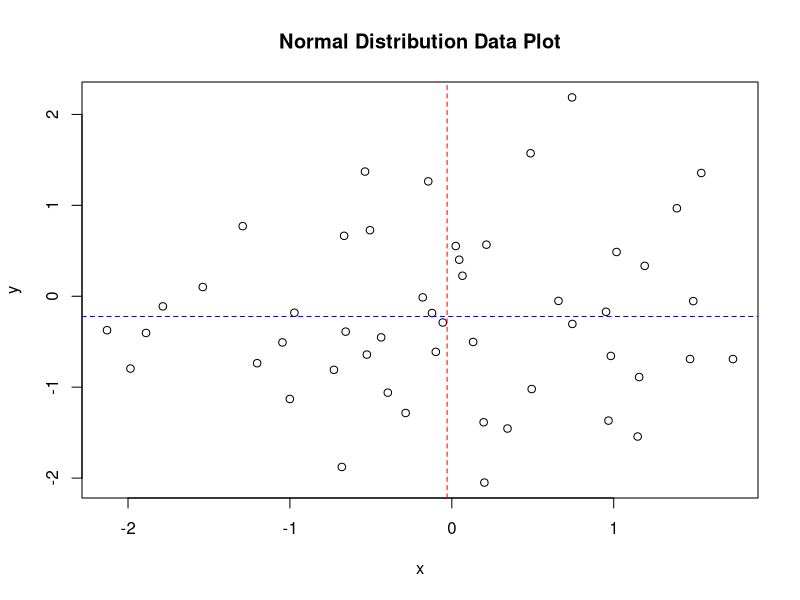
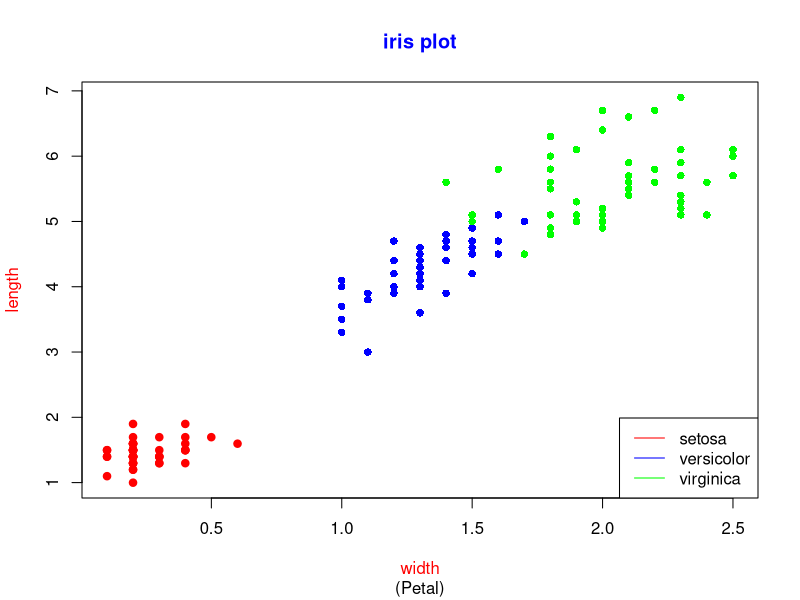

R code for these plots, in order:
# 실습7. 시각화 연습
# 문제1) 정규분포 데이터 그래프

# 1)50개의 정규분포를 따르는 랜덤값을 이용하여 x, y 벡터를 생성
x = rnorm(50)
y = rnorm(50)

# 2)x, y의 최대,최소로 그래프 범위 설정
xr = c(min(x), max(x))
yr = c(min(y), max(y))

# 3)x,y를 이용하여 plot
plot(x,y, main = 'Normal Distribution Data Plot', xlab = 'x', ylab = 'y', xlim = xr, ylim = yr)

# 4)x의 평균값은 빨강, y의 평균값은 파랑으로 점선 그리기
abline(v = mean(x), lty = 2, col= 'red')
abline(h = mean(y), lty = 2, col = 'blue')

# 5)1.pdf로 저장
dev.copy(pdf, '1.pdf')
dev.off()

# 문제2) iris 데이터 그래프 
# points() 이용, 종류별 색이 다른 채워진 작은 원으로 그리기

# 1)iris$Species에 따라 분리
spe = split(iris, iris$Species)
names(spe)


# 2)iris$Petal.Width, iris$Petal.Length의 최대,최소로 그래프 범위 설정
xr = c(min(iris$Petal.Width), max(iris$Petal.Width))
yr = c(min(iris$Petal.Length), max(iris$Petal.Length))

# 3)분리된 3종류에 대한 Petal.Width와 Petal.Length 그래프 그리기
plot(NULL, xlim = xr, ylim = yr, xlab = '', ylab ='')

# 4)제목, 부제목, 범례 지정
title(main = 'iris plot', sub = '(Petal)', xlab = 'width', ylab = 'length', col.main = 'blue', col.lab = 'red')
color = c('red','blue','green')

with(spe,{
  points(setosa$Petal.Width, setosa$Petal.Length, col = color[1], pch = '●')
  points(versicolor$Petal.Width, versicolor$Petal.Length, col = color[2] , pch = 16)
  points(virginica$Petal.Width, virginica$Petal.Length, col = color[3] , pch = 16)
})

legend("bottomright", lty = 1, col = color, names(spe))

# 5) 2.jpg로 저장
dev.copy(jpeg, '2.jpeg')
dev.off()
